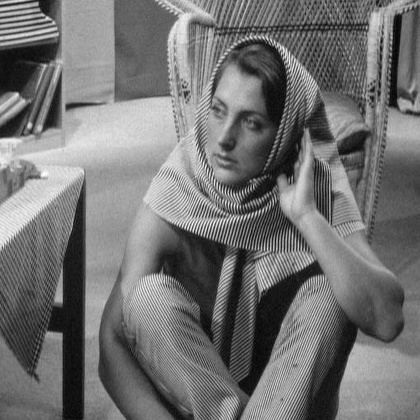
%> input picture TP Maths MATLAB/Correction/MATLAB/TP M-ANA/barbara.jpg, 420 x 420 px, shrunk from 510 x 510 before the run
$ octave exercice7.m   (GNU Octave 9; MATLAB toolbox functions it lacks are replaced by stand-ins)
%> lines starting %> are read from the running program, lines starting %| are printed output that depends on the picture
clear all;close all;
r=300;
A=imread('barbara.jpg');
%> A is the input picture: size 420x420 uint8; min 0, max 255, mean 114.4
[a,b]=size(A);
%> a = 420; b = 420
figure(1);
subplot(2,2,1);
imagesc(A);
colormap gray;
subplot(2,2,2);
TF_A=log10(abs(fftshift(fft2(A))));
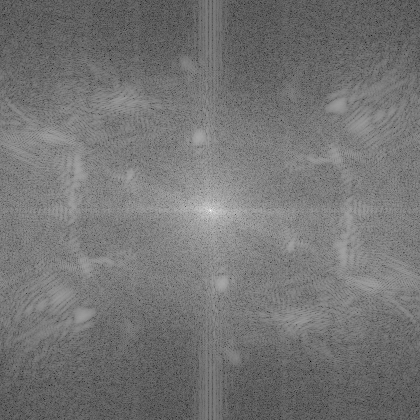
%> TF_A: size 420x420 double; min 0.239, max 7.31, mean 3.48; drawn with min black and max white
TF_A2=fft2(A);
imagesc(TF_A);

for p=1:a
    for q=1:b
        if floor((p-a/2)^2)+floor((q-a/2)^2)>r^2
            TF_A(p,q)=0;
            TF_A2(p,q)=0;
        end
    end
end
subplot(2,2,3);
imagesc(TF_A);
subplot(2,2,4);
TF_A2=log10(abs(fftshift(ifft2(TF_A2))));
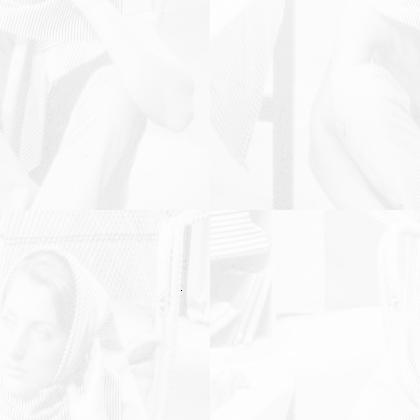
%> TF_A2: size 420x420 double; min -13.37, max 2.41, mean 1.99; drawn with min black and max white
imagesc(TF_A2);
